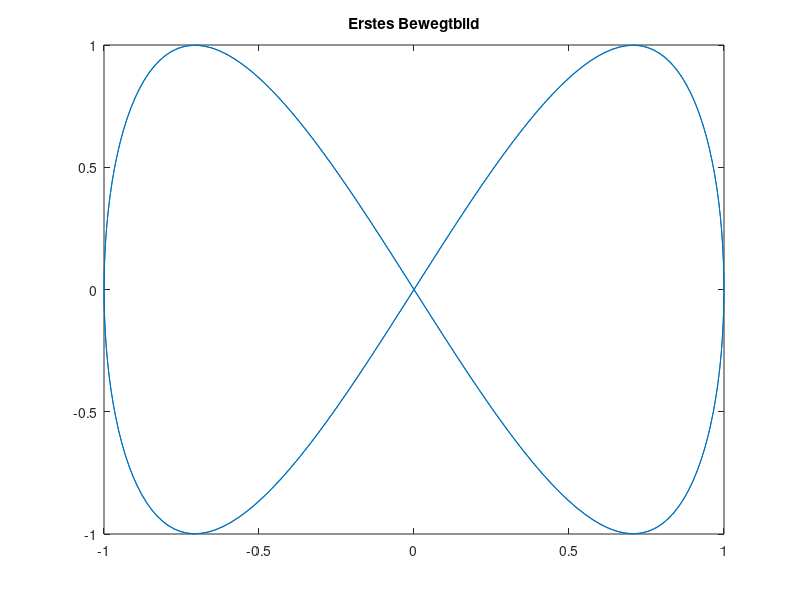

Reproduce this figure in MATLAB.
% Workspace zurücksetzen
clear all;
clc;

% Figur anlegen
figure;
% Erzeugt zwischen den Grenzen 200 äquidistante Werte
phi = linspace(0, 2 * pi, 200);
x = sin(2 * phi);

% Y mit Schleife durchlaufen
k = 0;
for phase = phi
    k = k + 1;
    y = sin(4 * phi + phase);
    plot(x, y);
    % Speichern der Einzelbilder
    F(k) = getframe;
end

title('Erstes Bewegtbild');
movie(F)